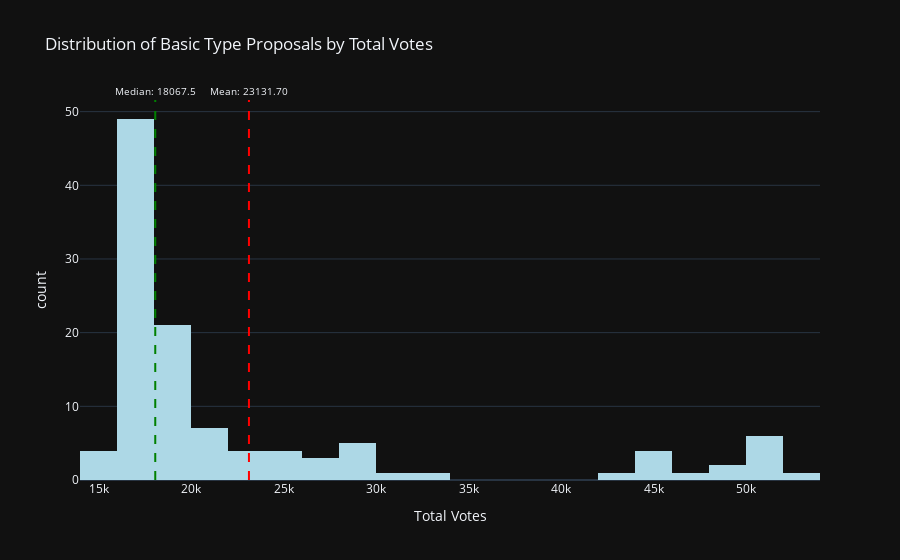

This figure's notebook cell:
### Code cell
# Calculate mean, median, and mode
mean_total_votes = basic_proposal_vote_counts['total_votes'].mean()
median_total_votes = basic_proposal_vote_counts['total_votes'].median()

# Create an interactive histogram with Plotly Express
fig = px.histogram(basic_proposal_vote_counts, x='total_votes', nbins=20, 
                   labels={'total_votes': 'Total Votes'}, 
                   title='Distribution of Basic Type Proposals by Total Votes', 
                   color_discrete_sequence=['lightblue'])

# Add vertical lines for mean, median, and mode
fig.add_vline(x=mean_total_votes, line_dash="dash", line_color="red", 
              annotation_text=f"Mean: {mean_total_votes:.2f}", annotation_position="top", annotation_font_size=10)
fig.add_vline(x=median_total_votes, line_dash="dash", line_color="green", 
              annotation_text=f"Median: {median_total_votes}", annotation_position="top", annotation_font_size=10)

# Update layout
fig.update_layout(template='plotly_dark')  # Set the dark theme
fig.update_xaxes(title_font=dict(size=14))  # Adjust font size for x-axis title
fig.update_yaxes(title_font=dict(size=14))  # Adjust font size for y-axis title

# Show the interactive plot
fig.show()

### Figure 1 — Plotly figure (JSON) as saved in the notebook; plotly's stock layout.template omitted (floating-point values rounded to 4 significant figures)
{"data": [{"alignmentgroup": "True", "bingroup": "x", "hovertemplate": "Total Votes=%{x}<br>count=%{y}<extra></extra>", "legendgroup": "", "marker": {"color": "lightblue", "pattern": {"shape": ""}}, "name": "", "nbinsx": 20, "offsetgroup": "", "orientation": "v", "showlegend": false, "type": "histogram", "x": [18001, 15873, 21353, 18303, 17889, 18888, 22010, 17919, 20290, 50016, 21941, 16281, 18282, 28715, 17017, 16779, 18495, 50509, 26393, 16933, 46244, 17983, 43389, 26134, 26167, 28408, 16452, 17325, 17043, 22393, 17364, 24203, 17573, 15783, 19477, 17375, 28073, 16485, 23211, 18064, 30218, 50685, 51470, 20178, 16818, 17433, 29839, 50534, 16383, 18050, 49489, 17692, 24271, 18071, 18948, 17243, 16159, 45223, 21948, 17301, 19823, 32502, 16780, 15852, 16148, 15645, 17558, 16926, 18707, 16601, 17033, 19454, 18110, 16969, 18045, 17395, 17125, 16217, 49508, 17645, 16579, 17154, 16868, 45993, 16896, 20975, 17515, 16301, 28292, 18180, 16366, 18735, 45337, 18545, 16448, 17192, 25790, 18333, 16130, 16609, 51588, 17799, 18765, 16163, 16209, 23837, 17341, 18286, 45076, 20754, 25902, 17246, 53506, 17275], "xaxis": "x", "yaxis": "y"}], "layout": {"annotations": [{"font": {"size": 10}, "showarrow": false, "text": "Mean: 23131.70", "x": 23130.0, "xanchor": "center", "xref": "x", "y": 1, "yanchor": "bottom", "yref": "y domain"}, {"font": {"size": 10}, "showarrow": false, "text": "Median: 18067.5", "x": 18070.0, "xanchor": "center", "xref": "x", "y": 1, "yanchor": "bottom", "yref": "y domain"}], "barmode": "relative", "legend": {"tracegroupgap": 0}, "shapes": [{"line": {"color": "red", "dash": "dash"}, "type": "line", "x0": 23130.0, "x1": 23130.0, "xref": "x", "y0": 0, "y1": 1, "yref": "y domain"}, {"line": {"color": "green", "dash": "dash"}, "type": "line", "x0": 18070.0, "x1": 18070.0, "xref": "x", "y0": 0, "y1": 1, "yref": "y domain"}], "title": {"text": "Distribution of Basic Type Proposals by Total Votes"}, "xaxis": {"anchor": "y", "domain": [0, 1], "title": {"font": {"size": 14}, "text": "Total Votes"}}, "yaxis": {"anchor": "x", "domain": [0, 1], "title": {"font": {"size": 14}, "text": "count"}}}}
